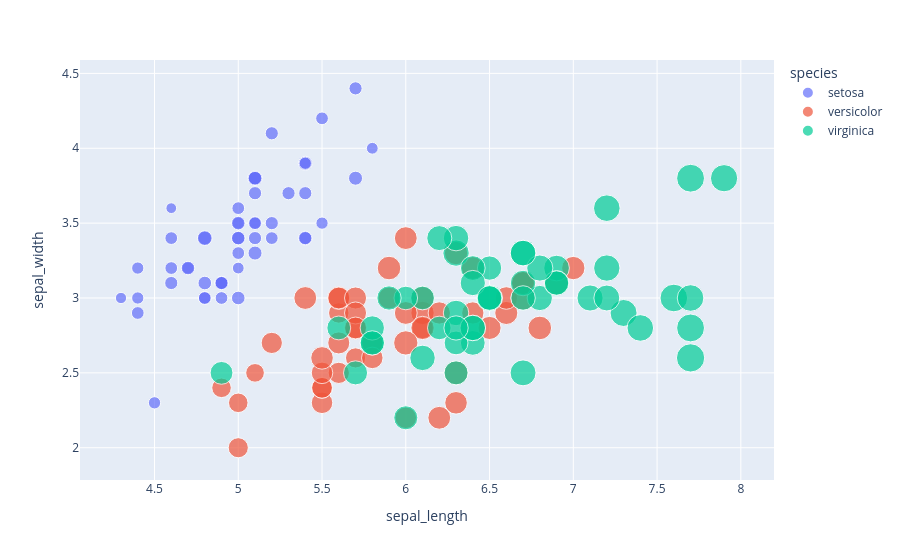

This figure's notebook cell:
### Code cell
import plotly.express as px
import pandas as pd

df = px.data.iris()

fig = px.scatter(
    df,
    x="sepal_length",
    y="sepal_width",
    color="species",         
    size="petal_length",      
    hover_data=["petal_width"] 
)

fig.show()

fig.write_html("scatter_plot.html")

### Figure 1 — Plotly figure (JSON) as saved in the notebook; plotly's stock layout.template omitted (floating-point values rounded to 4 significant figures)
{"data": [{"customdata": [[0.2], [0.2], [0.2], [0.2], [0.2], [0.4], [0.3], [0.2], [0.2], [0.1], [0.2], [0.2], [0.1], [0.1], [0.2], [0.4], [0.4], [0.3], [0.3], [0.3], [0.2], [0.4], [0.2], [0.5], [0.2], [0.2], [0.4], [0.2], [0.2], [0.2], [0.2], [0.4], [0.1], [0.2], [0.1], [0.2], [0.2], [0.1], [0.2], [0.2], [0.3], [0.3], [0.2], [0.6], [0.4], [0.3], [0.2], [0.2], [0.2], [0.2]], "hovertemplate": "species=setosa<br>sepal_length=%{x}<br>sepal_width=%{y}<br>petal_length=%{marker.size}<br>petal_width=%{customdata[0]}<extra></extra>", "legendgroup": "setosa", "marker": {"color": "#636efa", "size": [1.4, 1.4, 1.3, 1.5, 1.4, 1.7, 1.4, 1.5, 1.4, 1.5, 1.5, 1.6, 1.4, 1.1, 1.2, 1.5, 1.3, 1.4, 1.7, 1.5, 1.7, 1.5, 1.0, 1.7, 1.9, 1.6, 1.6, 1.5, 1.4, 1.6, 1.6, 1.5, 1.5, 1.4, 1.5, 1.2, 1.3, 1.5, 1.3, 1.5, 1.3, 1.3, 1.3, 1.6, 1.9, 1.4, 1.6, 1.4, 1.5, 1.4], "sizemode": "area", "sizeref": 0.01725, "symbol": "circle"}, "mode": "markers", "name": "setosa", "orientation": "v", "showlegend": true, "type": "scatter", "x": [5.1, 4.9, 4.7, 4.6, 5.0, 5.4, 4.6, 5.0, 4.4, 4.9, 5.4, 4.8, 4.8, 4.3, 5.8, 5.7, 5.4, 5.1, 5.7, 5.1, 5.4, 5.1, 4.6, 5.1, 4.8, 5.0, 5.0, 5.2, 5.2, 4.7, 4.8, 5.4, 5.2, 5.5, 4.9, 5.0, 5.5, 4.9, 4.4, 5.1, 5.0, 4.5, 4.4, 5.0, 5.1, 4.8, 5.1, 4.6, 5.3, 5.0], "xaxis": "x", "y": [3.5, 3.0, 3.2, 3.1, 3.6, 3.9, 3.4, 3.4, 2.9, 3.1, 3.7, 3.4, 3.0, 3.0, 4.0, 4.4, 3.9, 3.5, 3.8, 3.8, 3.4, 3.7, 3.6, 3.3, 3.4, 3.0, 3.4, 3.5, 3.4, 3.2, 3.1, 3.4, 4.1, 4.2, 3.1, 3.2, 3.5, 3.1, 3.0, 3.4, 3.5, 2.3, 3.2, 3.5, 3.8, 3.0, 3.8, 3.2, 3.7, 3.3], "yaxis": "y"}, {"customdata": [[1.4], [1.5], [1.5], [1.3], [1.5], [1.3], [1.6], [1.0], [1.3], [1.4], [1.0], [1.5], [1.0], [1.4], [1.3], [1.4], [1.5], [1.0], [1.5], [1.1], [1.8], [1.3], [1.5], [1.2], [1.3], [1.4], [1.4], [1.7], [1.5], [1.0], [1.1], [1.0], [1.2], [1.6], [1.5], [1.6], [1.5], [1.3], [1.3], [1.3], [1.2], [1.4], [1.2], [1.0], [1.3], [1.2], [1.3], [1.3], [1.1], [1.3]], "hovertemplate": "species=versicolor<br>sepal_length=%{x}<br>sepal_width=%{y}<br>petal_length=%{marker.size}<br>petal_width=%{customdata[0]}<extra></extra>", "legendgroup": "versicolor", "marker": {"color": "#EF553B", "size": [4.7, 4.5, 4.9, 4.0, 4.6, 4.5, 4.7, 3.3, 4.6, 3.9, 3.5, 4.2, 4.0, 4.7, 3.6, 4.4, 4.5, 4.1, 4.5, 3.9, 4.8, 4.0, 4.9, 4.7, 4.3, 4.4, 4.8, 5.0, 4.5, 3.5, 3.8, 3.7, 3.9, 5.1, 4.5, 4.5, 4.7, 4.4, 4.1, 4.0, 4.4, 4.6, 4.0, 3.3, 4.2, 4.2, 4.2, 4.3, 3.0, 4.1], "sizemode": "area", "sizeref": 0.01725, "symbol": "circle"}, "mode": "markers", "name": "versicolor", "orientation": "v", "showlegend": true, "type": "scatter", "x": [7.0, 6.4, 6.9, 5.5, 6.5, 5.7, 6.3, 4.9, 6.6, 5.2, 5.0, 5.9, 6.0, 6.1, 5.6, 6.7, 5.6, 5.8, 6.2, 5.6, 5.9, 6.1, 6.3, 6.1, 6.4, 6.6, 6.8, 6.7, 6.0, 5.7, 5.5, 5.5, 5.8, 6.0, 5.4, 6.0, 6.7, 6.3, 5.6, 5.5, 5.5, 6.1, 5.8, 5.0, 5.6, 5.7, 5.7, 6.2, 5.1, 5.7], "xaxis": "x", "y": [3.2, 3.2, 3.1, 2.3, 2.8, 2.8, 3.3, 2.4, 2.9, 2.7, 2.0, 3.0, 2.2, 2.9, 2.9, 3.1, 3.0, 2.7, 2.2, 2.5, 3.2, 2.8, 2.5, 2.8, 2.9, 3.0, 2.8, 3.0, 2.9, 2.6, 2.4, 2.4, 2.7, 2.7, 3.0, 3.4, 3.1, 2.3, 3.0, 2.5, 2.6, 3.0, 2.6, 2.3, 2.7, 3.0, 2.9, 2.9, 2.5, 2.8], "yaxis": "y"}, {"customdata": [[2.5], [1.9], [2.1], [1.8], [2.2], [2.1], [1.7], [1.8], [1.8], [2.5], [2.0], [1.9], [2.1], [2.0], [2.4], [2.3], [1.8], [2.2], [2.3], [1.5], [2.3], [2.0], [2.0], [1.8], [2.1], [1.8], [1.8], [1.8], [2.1], [1.6], [1.9], [2.0], [2.2], [1.5], [1.4], [2.3], [2.4], [1.8], [1.8], [2.1], [2.4], [2.3], [1.9], [2.3], [2.5], [2.3], [1.9], [2.0], [2.3], [1.8]], "hovertemplate": "species=virginica<br>sepal_length=%{x}<br>sepal_width=%{y}<br>petal_length=%{marker.size}<br>petal_width=%{customdata[0]}<extra></extra>", "legendgroup": "virginica", "marker": {"color": "#00cc96", "size": [6.0, 5.1, 5.9, 5.6, 5.8, 6.6, 4.5, 6.3, 5.8, 6.1, 5.1, 5.3, 5.5, 5.0, 5.1, 5.3, 5.5, 6.7, 6.9, 5.0, 5.7, 4.9, 6.7, 4.9, 5.7, 6.0, 4.8, 4.9, 5.6, 5.8, 6.1, 6.4, 5.6, 5.1, 5.6, 6.1, 5.6, 5.5, 4.8, 5.4, 5.6, 5.1, 5.1, 5.9, 5.7, 5.2, 5.0, 5.2, 5.4, 5.1], "sizemode": "area", "sizeref": 0.01725, "symbol": "circle"}, "mode": "markers", "name": "virginica", "orientation": "v", "showlegend": true, "type": "scatter", "x": [6.3, 5.8, 7.1, 6.3, 6.5, 7.6, 4.9, 7.3, 6.7, 7.2, 6.5, 6.4, 6.8, 5.7, 5.8, 6.4, 6.5, 7.7, 7.7, 6.0, 6.9, 5.6, 7.7, 6.3, 6.7, 7.2, 6.2, 6.1, 6.4, 7.2, 7.4, 7.9, 6.4, 6.3, 6.1, 7.7, 6.3, 6.4, 6.0, 6.9, 6.7, 6.9, 5.8, 6.8, 6.7, 6.7, 6.3, 6.5, 6.2, 5.9], "xaxis": "x", "y": [3.3, 2.7, 3.0, 2.9, 3.0, 3.0, 2.5, 2.9, 2.5, 3.6, 3.2, 2.7, 3.0, 2.5, 2.8, 3.2, 3.0, 3.8, 2.6, 2.2, 3.2, 2.8, 2.8, 2.7, 3.3, 3.2, 2.8, 3.0, 2.8, 3.0, 2.8, 3.8, 2.8, 2.8, 2.6, 3.0, 3.4, 3.1, 3.0, 3.1, 3.1, 3.1, 2.7, 3.2, 3.3, 3.0, 2.5, 3.0, 3.4, 3.0], "yaxis": "y"}], "layout": {"legend": {"itemsizing": "constant", "title": {"text": "species"}, "tracegroupgap": 0}, "margin": {"t": 60}, "xaxis": {"anchor": "y", "domain": [0, 1], "title": {"text": "sepal_length"}}, "yaxis": {"anchor": "x", "domain": [0, 1], "title": {"text": "sepal_width"}}}}
